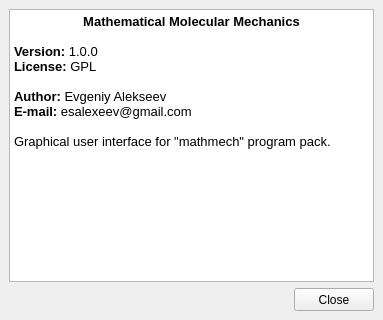
<?xml version="1.0" encoding="UTF-8"?>
<ui version="4.0">
 <class>AboutWindow</class>
 <widget class="QMainWindow" name="AboutWindow">
  <property name="geometry">
   <rect>
    <x>0</x>
    <y>0</y>
    <width>383</width>
    <height>320</height>
   </rect>
  </property>
  <property name="windowTitle">
   <string>About</string>
  </property>
  <widget class="QWidget" name="centralwidget">
   <layout class="QVBoxLayout" name="verticalLayout">
    <item>
     <widget class="QTextBrowser" name="textBrowser">
      <property name="html">
       <string>&lt;!DOCTYPE HTML PUBLIC &quot;-//W3C//DTD HTML 4.0//EN&quot; &quot;http://www.w3.org/TR/REC-html40/strict.dtd&quot;&gt;
&lt;html&gt;&lt;head&gt;&lt;meta name=&quot;qrichtext&quot; content=&quot;1&quot; /&gt;&lt;style type=&quot;text/css&quot;&gt;
p, li { white-space: pre-wrap; }
&lt;/style&gt;&lt;/head&gt;&lt;body style=&quot; font-family:'Liberation Serif'; font-size:10pt; font-weight:400; font-style:normal;&quot;&gt;
&lt;p align=&quot;center&quot; style=&quot; margin-top:0px; margin-bottom:0px; margin-left:0px; margin-right:0px; -qt-block-indent:0; text-indent:0px;&quot;&gt;&lt;span style=&quot; font-weight:600;&quot;&gt;Mathematical Molecular Mechanics&lt;/span&gt;&lt;/p&gt;
&lt;p style=&quot;-qt-paragraph-type:empty; margin-top:0px; margin-bottom:0px; margin-left:0px; margin-right:0px; -qt-block-indent:0; text-indent:0px;&quot;&gt;&lt;br /&gt;&lt;/p&gt;
&lt;p style=&quot; margin-top:0px; margin-bottom:0px; margin-left:0px; margin-right:0px; -qt-block-indent:0; text-indent:0px;&quot;&gt;&lt;span style=&quot; font-weight:600;&quot;&gt;Version:&lt;/span&gt; 1.0.0&lt;/p&gt;
&lt;p style=&quot; margin-top:0px; margin-bottom:0px; margin-left:0px; margin-right:0px; -qt-block-indent:0; text-indent:0px;&quot;&gt;&lt;span style=&quot; font-weight:600;&quot;&gt;License:&lt;/span&gt; GPL&lt;/p&gt;
&lt;p style=&quot;-qt-paragraph-type:empty; margin-top:0px; margin-bottom:0px; margin-left:0px; margin-right:0px; -qt-block-indent:0; text-indent:0px;&quot;&gt;&lt;br /&gt;&lt;/p&gt;
&lt;p style=&quot; margin-top:0px; margin-bottom:0px; margin-left:0px; margin-right:0px; -qt-block-indent:0; text-indent:0px;&quot;&gt;&lt;span style=&quot; font-weight:600;&quot;&gt;Author:&lt;/span&gt; Evgeniy Alekseev&lt;/p&gt;
&lt;p style=&quot; margin-top:0px; margin-bottom:0px; margin-left:0px; margin-right:0px; -qt-block-indent:0; text-indent:0px;&quot;&gt;&lt;span style=&quot; font-weight:600;&quot;&gt;E-mail:&lt;/span&gt; esalexeev@gmail.com&lt;/p&gt;
&lt;p style=&quot;-qt-paragraph-type:empty; margin-top:0px; margin-bottom:0px; margin-left:0px; margin-right:0px; -qt-block-indent:0; text-indent:0px;&quot;&gt;&lt;br /&gt;&lt;/p&gt;
&lt;p align=&quot;justify&quot; style=&quot; margin-top:0px; margin-bottom:0px; margin-left:0px; margin-right:0px; -qt-block-indent:0; text-indent:0px;&quot;&gt;Graphical user interface for &amp;quot;mathmech&amp;quot; program pack.&lt;/p&gt;&lt;/body&gt;&lt;/html&gt;</string>
      </property>
     </widget>
    </item>
    <item>
     <layout class="QHBoxLayout" name="about_layout_buttons">
      <item>
       <spacer name="horizontalSpacer">
        <property name="orientation">
         <enum>Qt::Horizontal</enum>
        </property>
        <property name="sizeHint" stdset="0">
         <size>
          <width>40</width>
          <height>20</height>
         </size>
        </property>
       </spacer>
      </item>
      <item>
       <widget class="QPushButton" name="about_pushButton_close">
        <property name="minimumSize">
         <size>
          <width>80</width>
          <height>23</height>
         </size>
        </property>
        <property name="text">
         <string>Close</string>
        </property>
        <property name="autoDefault">
         <bool>true</bool>
        </property>
       </widget>
      </item>
     </layout>
    </item>
   </layout>
  </widget>
 </widget>
 <tabstops>
  <tabstop>textBrowser</tabstop>
  <tabstop>about_pushButton_close</tabstop>
 </tabstops>
 <resources/>
 <connections>
  <connection>
   <sender>about_pushButton_close</sender>
   <signal>clicked()</signal>
   <receiver>AboutWindow</receiver>
   <slot>close()</slot>
   <hints>
    <hint type="sourcelabel">
     <x>358</x>
     <y>303</y>
    </hint>
    <hint type="destinationlabel">
     <x>358</x>
     <y>314</y>
    </hint>
   </hints>
  </connection>
 </connections>
</ui>
